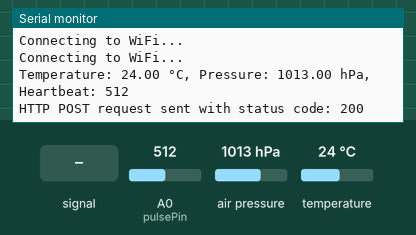
Bench run of a sketch on a simulated ESP8266 (NodeMCU). Shown: the last lines printed to the serial monitor. The inputs (shaded band) are chosen by the test bench; at power-on: air pressure 1013 hPa, A0 (pulsePin) = 512, temperature 24 °C. WiFi joins after 1.5 s; servers stay silent unless stated; uploads are accepted with an empty reply.

Above: at 3.2 s.
3.3 s: A0 (pulsePin) fed a 200 Hz sine of ±81 counts around its level
At 7.38 s:
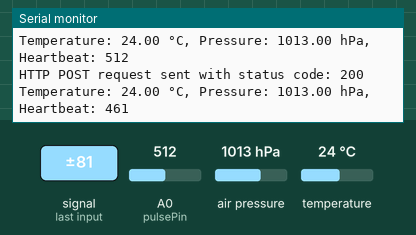
9.1 s: air pressure set to 952 hPa
At 14.0 s:
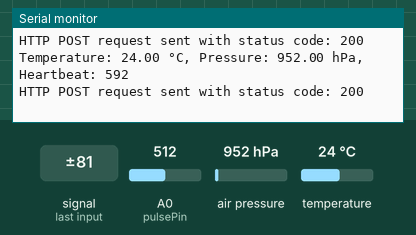
14.9 s: A0 (pulsePin) set to 716
At 19.2 s:
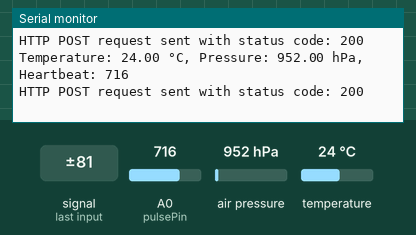
20.7 s: temperature set to 12 °C
At 24.5 s:
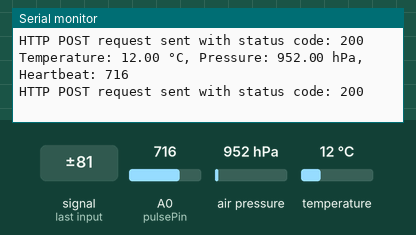
26.5 s: A0 (pulsePin) fed a 1000 Hz sine of ±255 counts around its level
At 28.2 s:
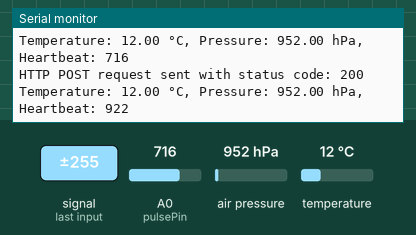
32.3 s: A0 (pulsePin) set to 900
At 33.8 s:
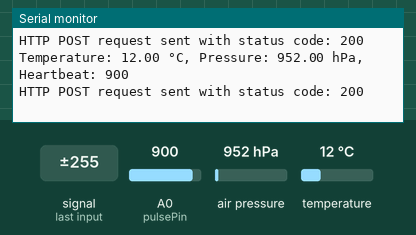
Timing chart, 0 to 35.3 s (numbered marks = the images above; inputs shaded):
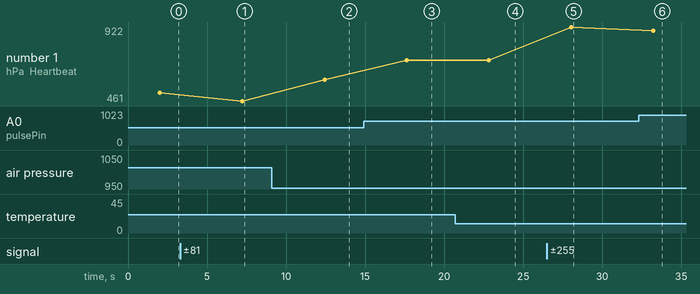

The sketch:

Health_Monitoring_System.ino
```cpp
#include <Wire.h>
#include <Adafruit_Sensor.h>
#include <Adafruit_BME280.h>
#include <ESP8266WiFi.h>
#include <ESP8266HTTPClient.h>

// Replace with your Wi-Fi credentials
const char* ssid = "YOUR_WIFI_SSID";
const char* password = "YOUR_WIFI_PASSWORD";

// Replace with your healthcare professional's server address
const char* serverAddress = "HEALTHCARE_SERVER_ADDRESS";
const int serverPort = 80;

Adafruit_BME280 bme;
const int pulsePin = A0;

void setup() {
  Serial.begin(9600);
  WiFi.begin(ssid, password);
  while (WiFi.status() != WL_CONNECTED) {
    delay(1000);
    Serial.println("Connecting to WiFi...");
  }

  if (!bme.begin(0x76)) {
    Serial.println("Could not find a valid BME280 sensor, check wiring!");
    while (1);
  }
}

void loop() {
  float temperature = bme.readTemperature();
  float pressure = bme.readPressure() / 100.0F;
  int heartbeat = analogRead(pulsePin);

  Serial.print("Temperature: ");
  Serial.print(temperature);
  Serial.print(" °C, Pressure: ");
  Serial.print(pressure);
  Serial.print(" hPa, Heartbeat: ");
  Serial.println(heartbeat);

  sendDataToServer(temperature, pressure, heartbeat);

  delay(5000); // Adjust the delay as needed for your application
}

void sendDataToServer(float temperature, float pressure, int heartbeat) {
  if (WiFi.status() == WL_CONNECTED) {
    WiFiClient client; // Create a WiFiClient object

    HTTPClient http;
    http.begin(client, "http://" + String(serverAddress) + ":" + String(serverPort) + "/update");
    http.addHeader("Content-Type", "application/x-www-form-urlencoded");

    String postData = "temperature=" + String(temperature) +
                      "&pressure=" + String(pressure) +
                      "&heartbeat=" + String(heartbeat);

    int httpCode = http.POST(postData);
    if (httpCode > 0) {
      Serial.printf("HTTP POST request sent with status code: %d\n", httpCode);
    } else {
      Serial.println("HTTP POST request failed.");
    }

    http.end();
  } else {
    Serial.println("WiFi connection lost. Data not sent.");
  }
}
```

Measured:
- after the input at 3.3 s, the serial monitor: prints a new line after 3.9 s (image 1)
- after the input at 9.1 s, the serial monitor: prints a new line after 3.3 s (image 2)
- after the input at 14.9 s, the serial monitor: prints a new line after 2.7 s (image 3)
- after the input at 20.7 s, the serial monitor: prints a new line after 2.1 s (image 4)
- after the input at 26.5 s, the serial monitor: prints a new line after 1.5 s (image 5)
- after the input at 32.3 s, the serial monitor: prints a new line after 0.94 s (image 6)
- plotted number 1: 512 → 461 after the input at 3.3 s, 592 → 716 after the input at 14.9 s, 716 → 922 after the input at 26.5 s, 922 → 900 after the input at 32.3 s
